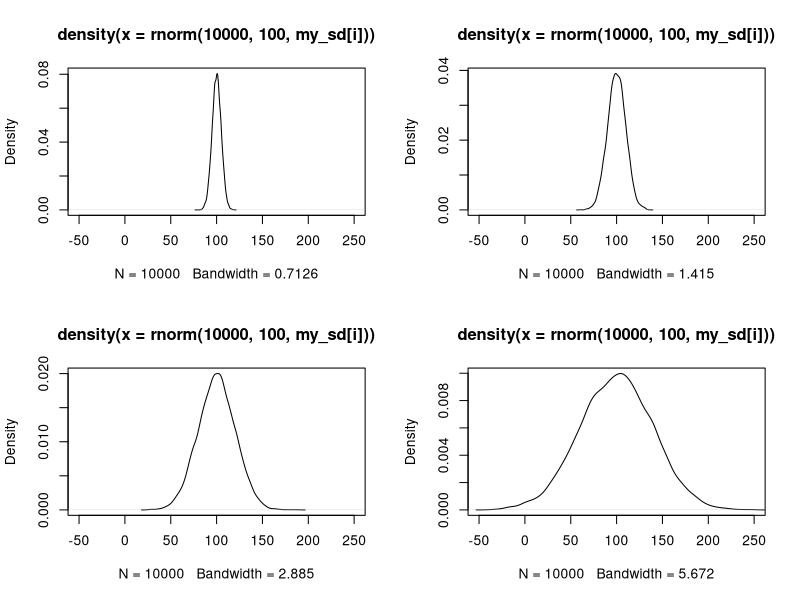
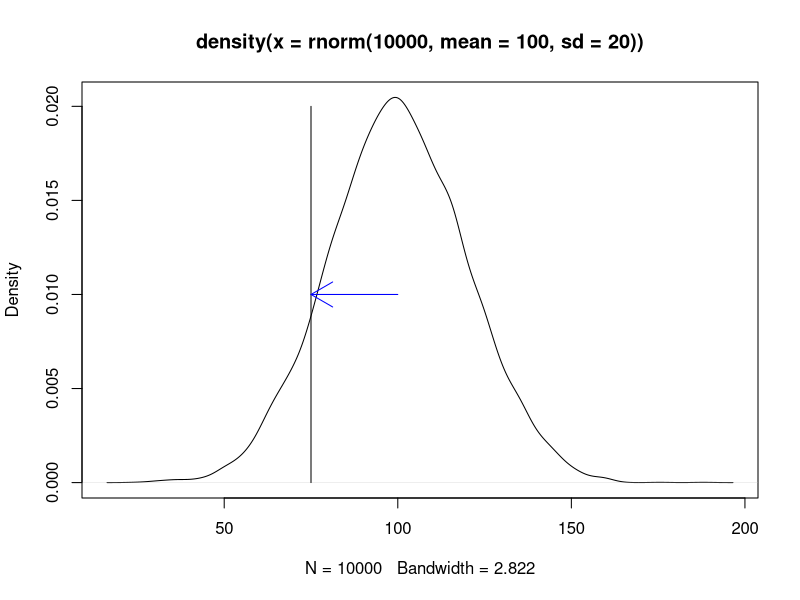
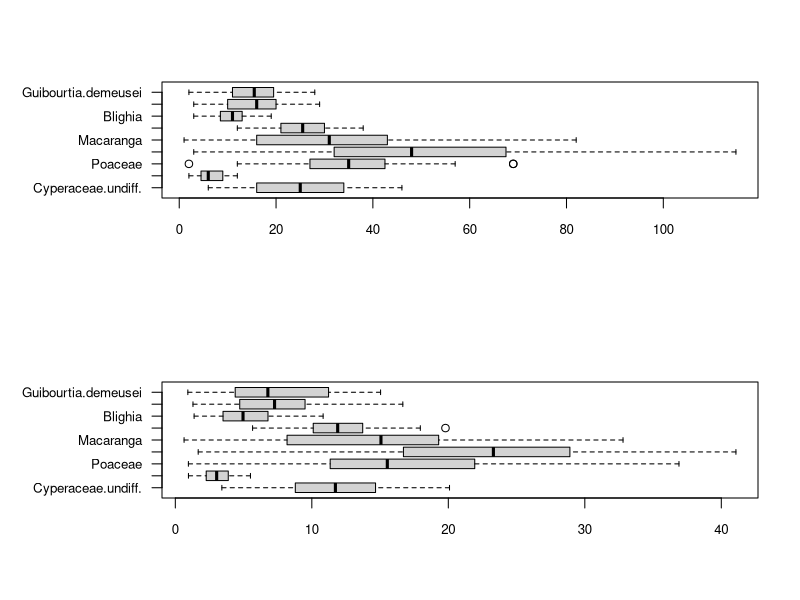
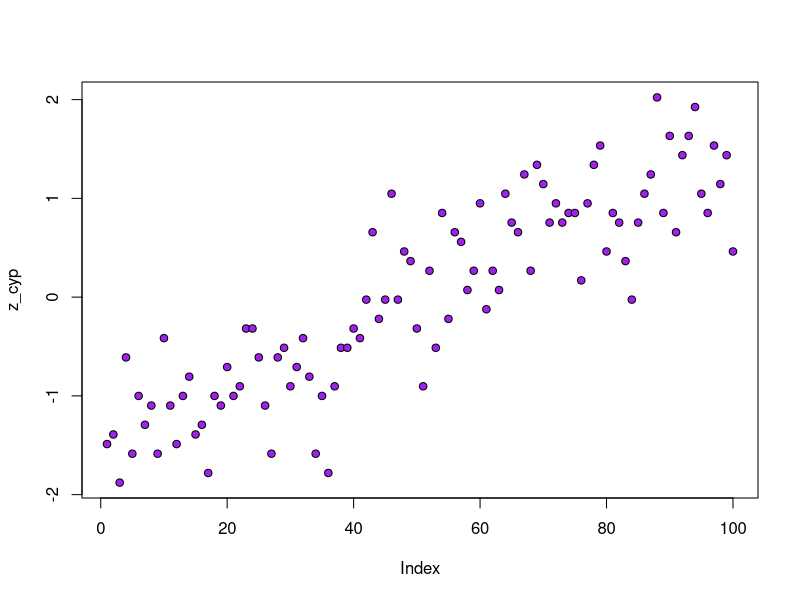
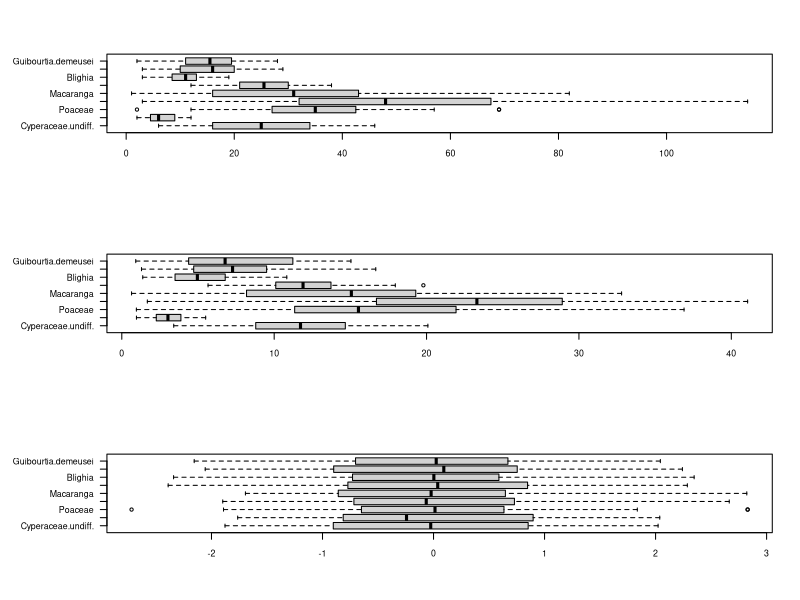
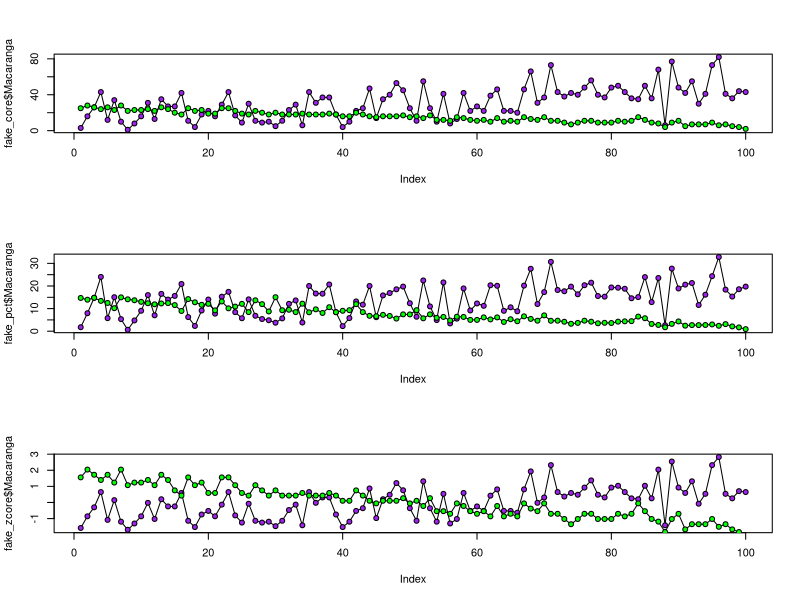
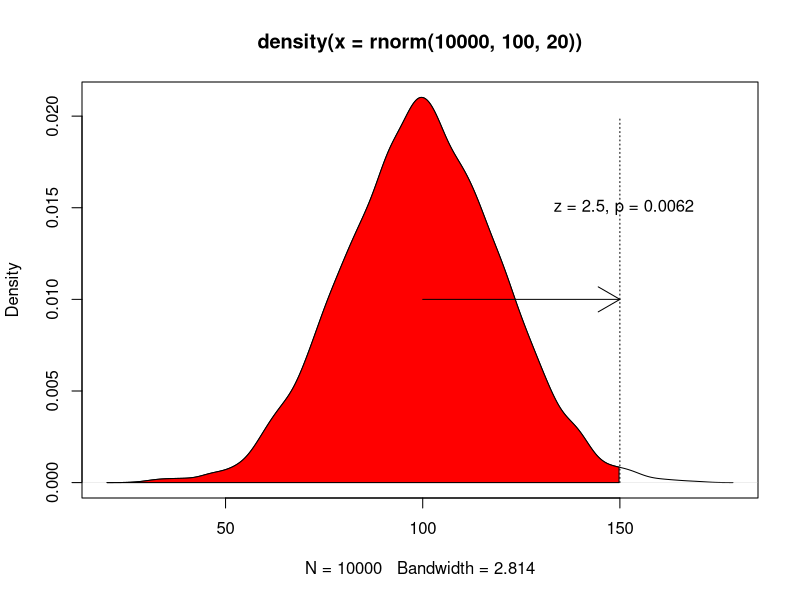
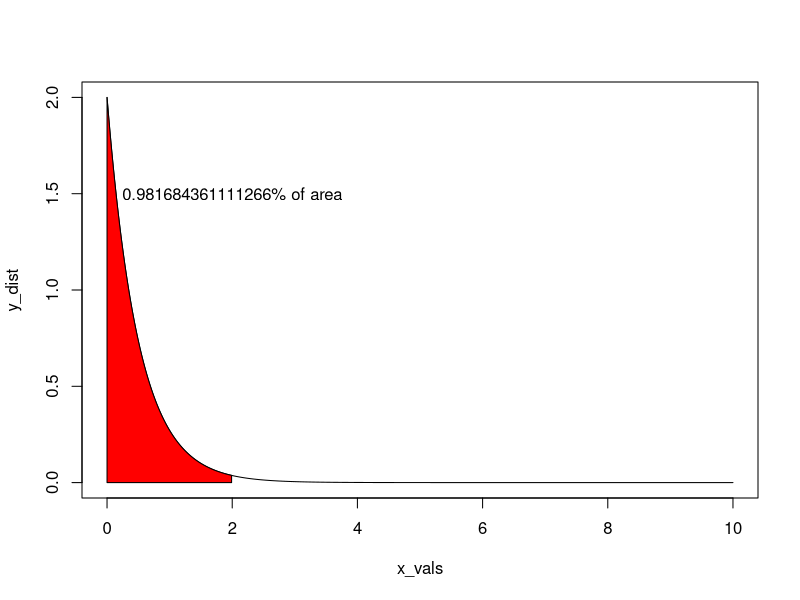

Reproduce these figures in R, in order.
## ---- chunk 1
knitr::opts_chunk$set(echo = TRUE)
## ---- chunk 2

par(mfrow = c(2, 2))

my_sd = c(5, 10, 20, 40)

for(i in 1:length(my_sd)){
  plot(density(rnorm(10000, 100, my_sd[i])), xlim = c(-50, 250))
}

par(mfrow = c(1, 1))

## ---- chunk 3

plot(density(rnorm(10000, mean = 100, sd = 20)))

lines(c(rep(75,2)), c(0,0.02))

arrows(100, 0.010, 75, 0.010, col = "blue")

#express as standard deviation units, or z-score. We can check this against a table to get proportion above/below this value.

(75 - 100)/20

pnorm(75, 100, 20) #We use pnrom() to give us the area under the curve beyond this value.

## ---- chunk 4

fake_core = read.csv("data/Fake_core.csv", header = TRUE, row.names = "depth")

fake_sums = apply(fake_core, 1, sum)

fake_pct = (fake_core/fake_sums)*100

## ---- chunk 5

par(mfrow = c(2,1), mar = c(5, 8, 4, 2) + 0.1)

boxplot(fake_core, horizontal = TRUE, las = 1, cex.axis = 0.8)

boxplot(fake_pct, horizontal = TRUE, las = 1, cex.axis = 0.8)

par(mfrow = c(1,1), mar = c(5, 4, 4, 2) + 0.1)

## ---- chunk 6

z_cyp = (fake_core$Cyperaceae.undiff. - mean(fake_core$Cyperaceae.undiff.))/sd(fake_core$Cyperaceae.undiff.)

plot(z_cyp, pch = 21, bg = "purple")

## ---- chunk 7

zscore <- function(x){
  mew = mean(x)
  std = sd(x)
  z = (x-mew)/std
}

fake_zcore <- apply(fake_core, 2, zscore)
fake_zcore <- as.data.frame(fake_zcore)

par(mfrow = c(3,1), mar = c(5, 8, 4, 2) + 0.1)

boxplot(fake_core, horizontal = TRUE, las = 1, cex.axis = 0.8)

boxplot(fake_pct, horizontal = TRUE, las = 1, cex.axis = 0.8)

boxplot(fake_zcore, horizontal = TRUE, las = 1, cex.axis = 0.8)

par(mfrow = c(1,1), mar = c(5, 4, 4, 2) + 0.1)

## ---- chunk 8

par(mfrow = c(3,1))

plot(fake_core$Macaranga, type = "o", pch = 21, bg = "purple")
points(fake_core$Guibourtia.demeusei, type = "o", pch = 21, bg = "green")

plot(fake_pct$Macaranga, type = "o", pch = 21, bg = "purple")
points(fake_pct$Guibourtia.demeusei, type = "o", pch = 21, bg = "green")

plot(fake_zcore$Macaranga, type = "o", pch = 21, bg = "purple")
points(fake_zcore$Guibourtia.demeusei, type = "o", pch = 21, bg = "green")

par(mfrow = c(1,1))

## ---- chunk 9

pop_dist = density(rnorm(10000, 100, 20))

plot(pop_dist)

pnorm(150, 100, 20)

norm_area = function(dist, value, col = "gray"){
  yt = dist$y[dist$x < value]
  yb = rep(0, length(yt))
  
  x = dist$x[dist$x < value]
  
  
  polygon(c(x, rev(x)), c(yt,yb), col = col)
}

norm_area(pop_dist, 150, col = "red")

arrows(100, 0.010, 150, 0.010)
lines(c(150,150), c(0,0.020), lty = 3)
text(151, 0.015, "z = 2.5, p = 0.0062")

## ---- chunk 10

x_vals = seq(0, 10, 0.01)
y_dist = dexp(x_vals, 2)

plot(x_vals, y_dist, "l")

x_rnge = x_vals[x_vals < 2]
y_rnge = y_dist[x_vals < 2]

polygon(c(x_rnge, rev(x_rnge)), c(y_rnge,rep(0, length(y_rnge))), col = "red")
text(2, 1.5, paste0(pexp(2, 2),"% of area"))


## ---- chunk 11

my_log <- rlogis(1000)
my_exp <- rexp(1000)
my_nrm <- rnorm(1000)
my_skw <- rbeta(1000, 10, 2)

my_dist <- data.frame(log = my_log, my_exp, my_nrm, my_skw)


prob_dist <- data.frame(log = abs(my_log)/max(abs(my_log)), #We take absolute value and divide by max
                        exponential = my_exp/max(my_exp), #We divide by the max value
                        normal =  (my_nrm + abs(min(my_nrm)))/(max(my_nrm + abs(min(my_nrm)))),  #Add the minimum (to get to 0), then divide by the new maximum.
                        right_skew = my_skw) #Beta-generated distributions are prob. distributions!

my_log <- rlogis(1000)
my_exp <- rexp(1000)
my_nrm <- rnorm(1000)
my_skw <- rbeta(1000, 10, 2)

my_dist <- data.frame(log = my_log, my_exp, my_nrm, my_skw)


sample_size = c(5, 10, 20, 40, 80)
times = 10000

parent_pop = prob_dist$normal
parent_dns = density(parent_pop)

plot(parent_dns$x, parent_dns$y/max(parent_dns$y), type = "l", ylim = c(0,1.3))
#legend(575, 0.8, c("parent distribution", sample_size), lty = c(1, 1:length(sample_size)), col = c("black",rep("red", length())))
lines(c(rep(mean(parent_pop),2)),c(0,1),col = "red")
lines(c(rep(median(parent_pop),2)),c(0,1),col = "blue")

for(i in 1:length(sample_size)){
  
  dist_mean = vector("numeric", length = times)
  dist_medi = vector("numeric", length = times)
  
  for(j in 1:times){
    dist_mean[j] = mean(sample(parent_pop, sample_size[i], replace = TRUE))
    dist_medi[j] = median(sample(parent_pop, sample_size[i], replace = TRUE))
  }
  
  dens_mean = density(dist_mean)
  dens_medi = density(dist_medi)
  lines(dens_medi$x, dens_medi$y/max(dens_medi$y), col = "blue", lty =i)
  lines(dens_mean$x, dens_mean$y/max(dens_mean$y), col = "red", lty = i)
  
}

## ---- chunk 12

par(mfrow = c(2,2))

sample_size = c(5, 10, 20, 40, 80)
times = 10000

parent_pop = rnorm(10000, mean = 450, sd = 50)
parent_dns = density(parent_pop)

plot(parent_dns$x, parent_dns$y/max(parent_dns$y), type = "l", ylim = c(0,1.3))
#legend(575, 0.8, c("parent distribution", sample_size), lty = c(1, 1:length(sample_size)), col = c("black",rep("red", length())))
lines(c(rep(mean(parent_pop),2)),c(0,1),col = "red")
lines(c(rep(median(parent_pop),2)),c(0,1),col = "blue")

for(i in 1:length(sample_size)){
  
  dist_mean = vector("numeric", length = times)
  dist_medi = vector("numeric", length = times)
  
  for(j in 1:times){
    dist_mean[j] = mean(sample(parent_pop, sample_size[i], replace = TRUE))
    dist_medi[j] = median(sample(parent_pop, sample_size[i], replace = TRUE))
  }
  
  dens_mean = density(dist_mean)
  dens_medi = density(dist_medi)
  lines(dens_medi$x, dens_medi$y/max(dens_medi$y), col = "blue", lty =i)
  lines(dens_mean$x, dens_mean$y/max(dens_mean$y), col = "red", lty = i)
  
}

#The larger the sample we take, the narrower the standard error. 

#This can be done for a skewed distribution also

sample_size = c(5, 10, 20, 40, 80)
times = 10000

parent_pop = prob_dist$right_skew
parent_dns = density(parent_pop)

plot(parent_dns$x, parent_dns$y/max(parent_dns$y), type = "l", ylim = c(0,1.3))
#legend(575, 0.8, c("parent distribution", sample_size), lty = c(1, 1:length(sample_size)), col = c("black",rep("red", length())))
lines(c(rep(mean(parent_pop),2)),c(0,1),col = "red")
lines(c(rep(median(parent_pop),2)),c(0,1),col = "blue")

for(i in 1:length(sample_size)){
  
  dist_mean = vector("numeric", length = times)
  dist_medi = vector("numeric", length = times)
  
  for(j in 1:times){
    dist_mean[j] = mean(sample(parent_pop, sample_size[i], replace = TRUE))
    dist_medi[j] = median(sample(parent_pop, sample_size[i], replace = TRUE))
  }
  
  dens_mean = density(dist_mean)
  dens_medi = density(dist_medi)
  lines(dens_medi$x, dens_medi$y/max(dens_medi$y), col = "blue", lty =i)
  lines(dens_mean$x, dens_mean$y/max(dens_mean$y), col = "red", lty = i)
  
}

#Also for exponential

sample_size = c(5, 10, 20, 40, 80)
times = 10000

parent_pop = prob_dist$exponential
parent_dns = density(parent_pop)

plot(parent_dns$x, parent_dns$y/max(parent_dns$y), type = "l", ylim = c(0,1.3))
#legend(575, 0.8, c("parent distribution", sample_size), lty = c(1, 1:length(sample_size)), col = c("black",rep("red", length())))
lines(c(rep(mean(parent_pop),2)),c(0,1),col = "red")
lines(c(rep(median(parent_pop),2)),c(0,1),col = "blue")

for(i in 1:length(sample_size)){
  
  dist_mean = vector("numeric", length = times)
  dist_medi = vector("numeric", length = times)
  
  for(j in 1:times){
    dist_mean[j] = mean(sample(parent_pop, sample_size[i], replace = TRUE))
    dist_medi[j] = median(sample(parent_pop, sample_size[i], replace = TRUE))
  }
  
  dens_mean = density(dist_mean)
  dens_medi = density(dist_medi)
  lines(dens_medi$x, dens_medi$y/max(dens_medi$y), col = "blue", lty =i)
  lines(dens_mean$x, dens_mean$y/max(dens_mean$y), col = "red", lty = i)
  
}

plot(0,0, pch = NA, ann = FALSE, axes = FALSE, xlim = c(0,10), ylim = c(0,10))
legend(1,10,
       c("parent distribution", rep(sample_size,2)), 
       lty = c(1, rep(1:length(sample_size),2)), 
       col = c("black", rep("red", length(sample_size)), rep("blue", length(sample_size))),
       cex = 0.8)

par(mfrow = c(1,1))

